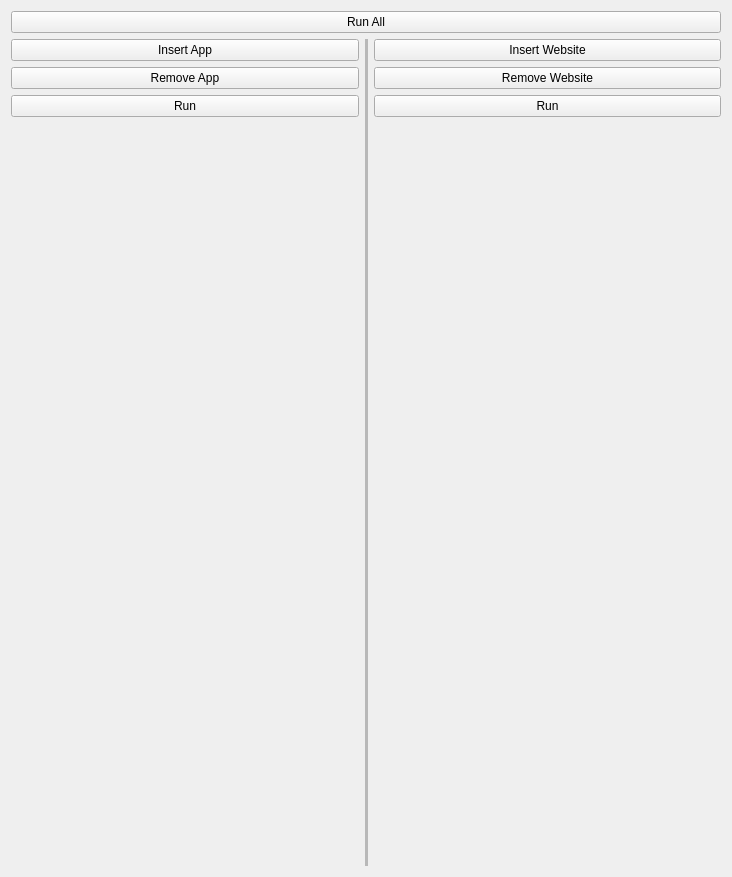
<?xml version="1.0" encoding="UTF-8"?>
<ui version="4.0">
 <class>OpenApps</class>
 <widget class="QWidget" name="OpenApps">
  <property name="windowModality">
   <enum>Qt::WindowModal</enum>
  </property>
  <property name="geometry">
   <rect>
    <x>0</x>
    <y>0</y>
    <width>732</width>
    <height>877</height>
   </rect>
  </property>
  <property name="windowTitle">
   <string>Form</string>
  </property>
  <layout class="QVBoxLayout" name="verticalLayout">
   <item>
    <widget class="QPushButton" name="run_all_button">
     <property name="styleSheet">
      <string notr="true">font: 75 16pt &quot;MS Shell Dlg 2&quot;;</string>
     </property>
     <property name="text">
      <string>Run All</string>
     </property>
    </widget>
   </item>
   <item>
    <layout class="QHBoxLayout" name="horizontalLayout">
     <item>
      <layout class="QVBoxLayout" name="app_button_container">
       <item>
        <widget class="QPushButton" name="insert_app_button">
         <property name="styleSheet">
          <string notr="true">font: 75 16pt &quot;MS Shell Dlg 2&quot;;</string>
         </property>
         <property name="text">
          <string>Insert App</string>
         </property>
        </widget>
       </item>
       <item>
        <widget class="QPushButton" name="remove_app_button">
         <property name="styleSheet">
          <string notr="true">font: 75 16pt &quot;MS Shell Dlg 2&quot;;</string>
         </property>
         <property name="text">
          <string>Remove App</string>
         </property>
        </widget>
       </item>
       <item>
        <widget class="QPushButton" name="run_app_button">
         <property name="styleSheet">
          <string notr="true">font: 75 16pt &quot;MS Shell Dlg 2&quot;;</string>
         </property>
         <property name="text">
          <string>Run</string>
         </property>
        </widget>
       </item>
       <item>
        <layout class="QVBoxLayout" name="app_container"/>
       </item>
       <item>
        <spacer name="verticalSpacer">
         <property name="orientation">
          <enum>Qt::Vertical</enum>
         </property>
         <property name="sizeHint" stdset="0">
          <size>
           <width>20</width>
           <height>40</height>
          </size>
         </property>
        </spacer>
       </item>
      </layout>
     </item>
     <item>
      <widget class="Line" name="line">
       <property name="minimumSize">
        <size>
         <width>3</width>
         <height>0</height>
        </size>
       </property>
       <property name="maximumSize">
        <size>
         <width>16777215</width>
         <height>16777215</height>
        </size>
       </property>
       <property name="lineWidth">
        <number>0</number>
       </property>
       <property name="midLineWidth">
        <number>10</number>
       </property>
       <property name="orientation">
        <enum>Qt::Vertical</enum>
       </property>
      </widget>
     </item>
     <item>
      <layout class="QVBoxLayout" name="website_button_container">
       <item>
        <widget class="QPushButton" name="insert_website_button">
         <property name="styleSheet">
          <string notr="true">font: 75 16pt &quot;MS Shell Dlg 2&quot;;</string>
         </property>
         <property name="text">
          <string>Insert Website</string>
         </property>
        </widget>
       </item>
       <item>
        <widget class="QPushButton" name="remove_website_button">
         <property name="styleSheet">
          <string notr="true">font: 75 16pt &quot;MS Shell Dlg 2&quot;;</string>
         </property>
         <property name="text">
          <string>Remove Website</string>
         </property>
        </widget>
       </item>
       <item>
        <widget class="QPushButton" name="run_website_button">
         <property name="styleSheet">
          <string notr="true">font: 75 16pt &quot;MS Shell Dlg 2&quot;;</string>
         </property>
         <property name="text">
          <string>Run</string>
         </property>
        </widget>
       </item>
       <item>
        <layout class="QVBoxLayout" name="website_container"/>
       </item>
       <item>
        <spacer name="verticalSpacer_2">
         <property name="orientation">
          <enum>Qt::Vertical</enum>
         </property>
         <property name="sizeHint" stdset="0">
          <size>
           <width>20</width>
           <height>40</height>
          </size>
         </property>
        </spacer>
       </item>
      </layout>
     </item>
    </layout>
   </item>
  </layout>
 </widget>
 <resources/>
 <connections/>
</ui>
